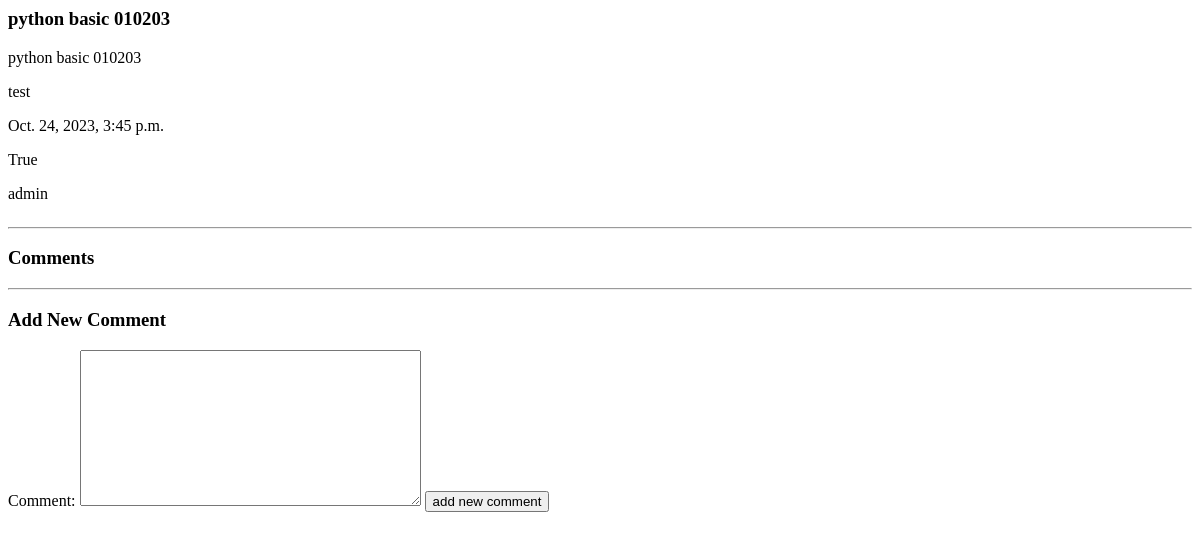
The app's page /blog/2, older data.
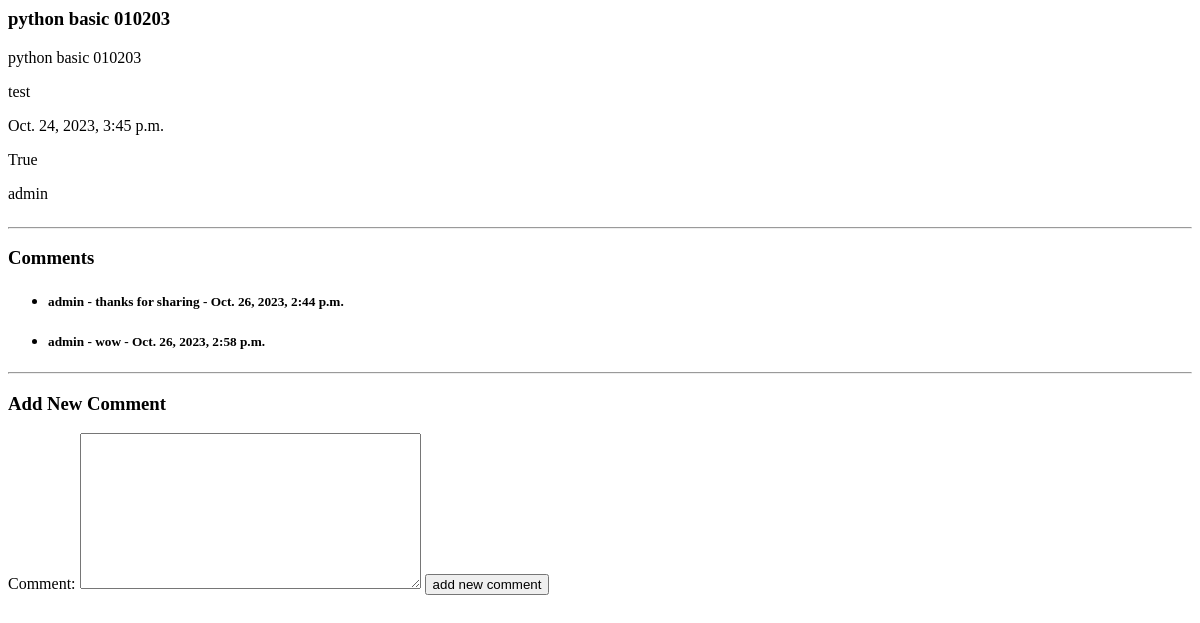
The same page, newer data.
### blog/models.py (models this page shows, shortened)
class Post(models.Model):
    title = models.CharField(max_length=100)
    content = models.TextField(max_length=30000)
    create_date = models.DateTimeField(default=timezone.now)
    draft = models.BooleanField(default=True)
    tags = TaggableManager()
    author = models.ForeignKey(User,on_delete=models.SET_NULL,null=True,blank=True,related_name='post_user')
    image = models.ImageField(upload_to='posts')
    def __str__(self):
        return self.title

class Comment(models.Model):
    user = models.ForeignKey(User,on_delete=models.CASCADE,related_name='comment_author')
    post = models.ForeignKey(Post,related_name='comment_post',on_delete=models.CASCADE)
    comment = models.TextField(max_length=200)
    create_at = models.DateTimeField(default=timezone.now)

### blog/views.py (the view)
# urls.py: path('blog/<int:pk>' , post_detail),
def post_detail(request,pk):
    data = Post.objects.get(id=pk)
    post_comments = Comment.objects.filter(post=data)
    if request.method == 'POST':
        form = CommentForm(request.POST)
        if form.is_valid():
            myform = form.save(commit=False)
            myform.user = request.user
            myform.post = data
            myform.save()
    else:
        form = CommentForm()
    return render(request,'blog/post_detail.html',{'post':data , 'form':form , 'post_comments':post_comments})

### blog/forms.py
class CommentForm(forms.ModelForm):
    class Meta:
        model = Comment
        fields = ['comment']

### blog/templates/blog/post_detail.html (shortened to what this page needs)
<h3>{{post}}</h3>
<p> {{post.title}}</p>
<p> {{post.content}}</p>
<p> {{post.create_date}}</p>
<p> {{post.draft}}</p>
<p> {{post.author}}</p>
<hr>
<h3> Comments </h3>
<ul>
    {% for comment in post_comments %}
        <li>
            <h5> {{comment.user}} - {{comment.comment}} - {{comment.create_at}}</h5>
        </li>
    {% endfor %}
</ul>
<hr>
<h3> Add New Comment </h3>
<form method="POSt">
    {{form}}
    <input type="submit" value="add new comment">
</form>

Row changes from the older to the newer data that the page shows:
added Comment: user "admin", comment "thanks for sharing", create_at "Oct. 26, 2023, 2:44 p.m."
added Comment: user "admin", comment "wow", create_at "Oct. 26, 2023, 2:58 p.m."
